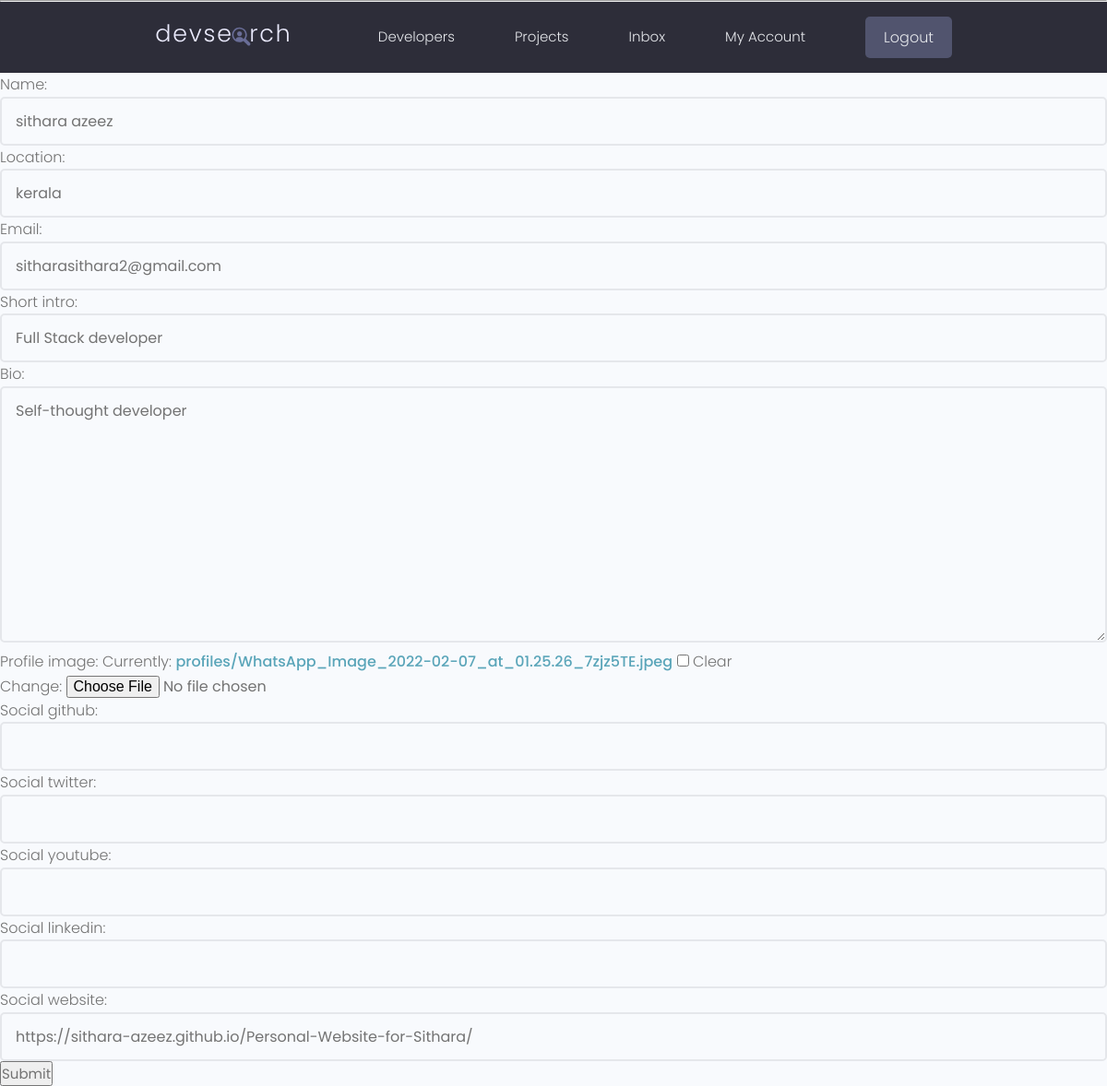
The page /edit-account/ (signed in) on the database its author committed.
### users/models.py (models this page shows, shortened)
class Profile(models.Model):
    user = models.OneToOneField(User, on_delete=models.CASCADE, null=True, blank=True )
    name = models.CharField(max_length=200, null=True, blank=True)
    username = models.CharField(max_length=200, null=True, blank=True)
    location = models.CharField(max_length=200, null=True, blank=True)
    email = models.EmailField(null=True, blank=True)
    short_intro = models.CharField(max_length=1000, null=True, blank=True)
    bio = models.TextField(null=True, blank=True)
    profile_image = models.ImageField(upload_to='profiles/', null=True, blank=True, default='profiles/user.png')
    social_github = models.CharField(max_length=2000, null = True, blank = True)
    social_twitter = models.CharField(max_length=2000, null = True, blank = True)
    social_youtube = models.CharField(max_length=2000, null = True, blank = True)
    social_linkedin = models.CharField(max_length=2000, null = True, blank = True)
    social_website = models.CharField(max_length=2000, null = True, blank = True)

### users/views.py (the view, shortened to what this page needs)
# urls.py: path('edit-account/', views.editAccount, name='edit-account'),
def editAccount(request):
    profile = request.user.profile
    form = ProfileForm(instance=profile)
    context = {
        'form':form
    }
    return render(request,'users/profile-form.html',context)

### users/forms.py
class ProfileForm(ModelForm):
    class Meta:
        model = Profile
        fields = ['name','location','email','short_intro','bio','profile_image',
        'social_github','social_twitter','social_youtube','social_linkedin','social_website',
        ]
    def __init__(self, *args, **kwargs):
        super().__init__(*args, **kwargs)
        for label, field in self.fields.items():
            field.widget.attrs.update({
                'class':'input'
            },)

### users/templates/users/profile-form.html (shortened to what this page needs)
{% extends 'main.html' %}
{% block content %}
    <form action="" method ="POST" enctype="multipart/form-data">
      {{form.as_p}}
      <input type="submit" value="Submit">
   </form>
{% endblock %}

### static/styles/app.css (style rules this page uses)
:root { --color-sub: #2d2d39; }

### static/uikit/styles/modules/_variables.css (style rules this page uses)
:root { --color-main: #5aa5b9; --color-main-light: #e6faff; --color-sub: #3f4156; --color-sub-light: #51546e; --color-sub-lighter: #ededfd; --color-text: #737373; --color-gray: #8b8b8b; --color-light: #e5e7eb; --color-light-gray: #767676; --color-bg: #f8fafd; --color-white: #fffefd; --color-white-light: #f3f3f3; --color-success: #359e64; --color-success-bg: #def8e8; --color-error: #fc4b0b; --color-error-bg: #fff2ee; --font-base: 'Poppins', arial, helvetica, 'Segoe UI', roboto, ubuntu, sans-serif; --font-monospace: 'Fira Code', 'Courier New', courier, monospace; --font-regular: 300; --font-medium: 500; --font-bold: 700; --generic-shadow: 1px 1px 5px #00000010; --generic-transition: all 0.3s ease-in-out; }

### static/uikit/styles/modules/_base.css (style rules this page uses)
* { margin: 0; padding: 0; box-sizing: border-box; text-rendering: optimizeLegibility; color: inherit; font-size: inherit; }
html { font-size: 50%; }
@media only screen and (min-width: 480px) { html { font-size: 56.25%; } }
@media only screen and (min-width: 1200px) { html { font-size: 62.5%; } }
body { line-height: 1.6; font-weight: 400; font-size: 1.5rem; color: var(--color-text); background-color: var(--color-bg); min-height: 100vh; }

### static/uikit/styles/modules/_typography.css (style rules this page uses)
* { font-family: var(--font-base); }
p, span, strong { font-size: 1.6rem; color: var(--color-text); font-weight: var(--font-regular); }
a { padding-bottom: 2px; text-decoration: none; display: inline-block; color: var(--color-main); font-weight: var(--font-medium); }

### static/uikit/styles/modules/_form.css (style rules this page uses)
input.input[type='text'], input.input[type='email'], input.input[type='password'], input.input[type='number'], select.input, textarea.input { min-width: 24rem; width: 100%; padding: 1.2rem 1.5rem; border-radius: 0.5rem; border: 2px solid var(--color-light); transition: all 0.3s ease-in-out; background-color: var(--color-bg); }

### rows shown on the page
Profile: name "sithara azeez", location "kerala", email "sitharasithara2@gmail.com", short_intro "Full Stack developer", bio "Self-thought developer", social_website "https://sithara-azeez.github.io/Personal-Website-for-Sithara/"
